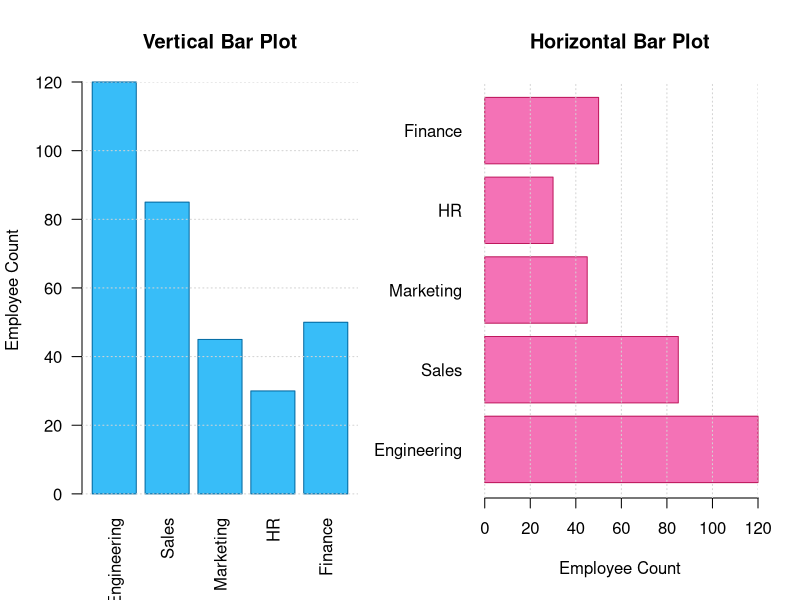

R code for this plot:
# Question 26: Create five departments with employee counts and draw vertical and horizontal bar plots.

depts <- c("Engineering", "Sales", "Marketing", "HR", "Finance")
emp_counts <- c(120, 85, 45, 30, 50)

cat("--- Department Employee Counts ---\n")
df <- data.frame(Department=depts, Count=emp_counts)
print(df)

png("../screenshots/q26_barplots.png", width=900, height=500, res=120)
par(mfrow=c(1, 2))
barplot(emp_counts, names.arg=depts, col="#38bdf8", main="Vertical Bar Plot",
        ylab="Employee Count", las=2, border="#0369a1")
grid(nx=NA, ny=NULL)

barplot(emp_counts, names.arg=depts, horiz=TRUE, col="#f472b6", main="Horizontal Bar Plot",
        xlab="Employee Count", las=1, border="#be185d")
grid(nx=NULL, ny=NA)
dev.off()
cat("\nBar plots saved to screenshots/q26_barplots.png\n")
